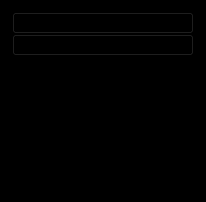
               <widget class="QWidget" name="page_2">
                <property name="geometry">
                 <rect>
                  <x>0</x>
                  <y>0</y>
                  <width>206</width>
                  <height>202</height>
                 </rect>
                </property>
                <property name="styleSheet">
                 <string notr="true">background-color:rgb(0,0,0);</string>
                </property>
                <attribute name="icon">
                 <iconset resource="icons.qrc">
                  <normaloff>:/icons/icons/chevron-down.svg</normaloff>:/icons/icons/chevron-down.svg</iconset>
                </attribute>
                <attribute name="label">
                 <string>Acerca de</string>
                </attribute>
                <layout class="QVBoxLayout" name="verticalLayout_9">
                 <item alignment="Qt::AlignTop">
                  <widget class="QFrame" name="frame_10">
                   <property name="styleSheet">
                    <string notr="true">QPushButton:hover{
color: #000000;
background-color: white;
border-top-left-radius: 20px;
border-bottom-left-radius: 20px;
}</string>
                   </property>
                   <property name="frameShape">
                    <enum>QFrame::StyledPanel</enum>
                   </property>
                   <property name="frameShadow">
                    <enum>QFrame::Raised</enum>
                   </property>
                   <layout class="QVBoxLayout" name="verticalLayout_10">
                    <property name="spacing">
                     <number>0</number>
                    </property>
                    <property name="leftMargin">
                     <number>0</number>
                    </property>
                    <property name="topMargin">
                     <number>0</number>
                    </property>
                    <property name="rightMargin">
                     <number>0</number>
                    </property>
                    <property name="bottomMargin">
                     <number>0</number>
                    </property>
                    <item>
                     <widget class="QPushButton" name="bt_who">
                      <property name="text">
                       <string>Estadísticas</string>
                      </property>
                      <property name="icon">
                       <iconset resource="icons.qrc">
                        <normaloff>:/icons/icons/bar-chart-2.svg</normaloff>:/icons/icons/bar-chart-2.svg</iconset>
                      </property>
                      <property name="iconSize">
                       <size>
                        <width>25</width>
                        <height>25</height>
                       </size>
                      </property>
                     </widget>
                    </item>
                    <item>
                     <widget class="QPushButton" name="bt_creditos">
                      <property name="text">
                       <string>Créditos</string>
                      </property>
                      <property name="icon">
                       <iconset resource="icons.qrc">
                        <normaloff>:/icons/icons/smile.svg</normaloff>:/icons/icons/smile.svg</iconset>
                      </property>
                      <property name="iconSize">
                       <size>
                        <width>25</width>
                        <height>25</height>
                       </size>
                      </property>
                     </widget>
                    </item>
                   </layout>
                  </widget>
                 </item>
                </layout>
               </widget>
